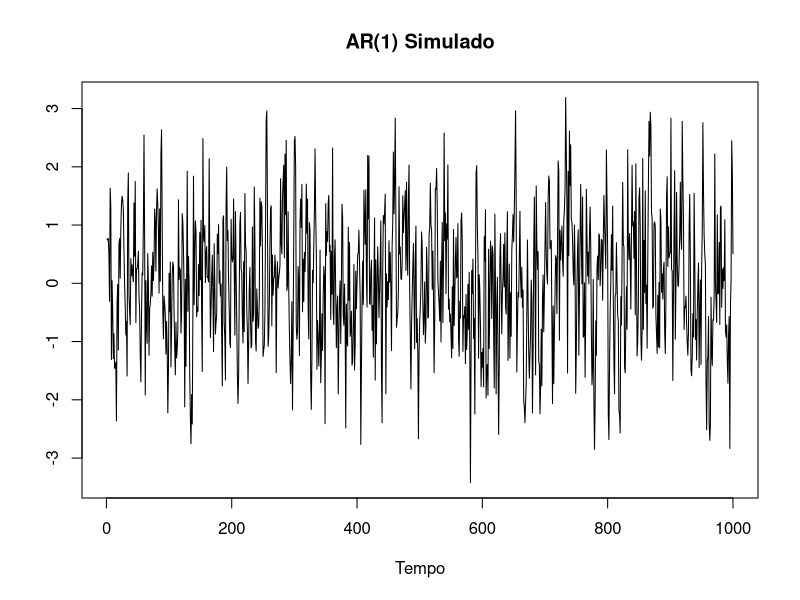
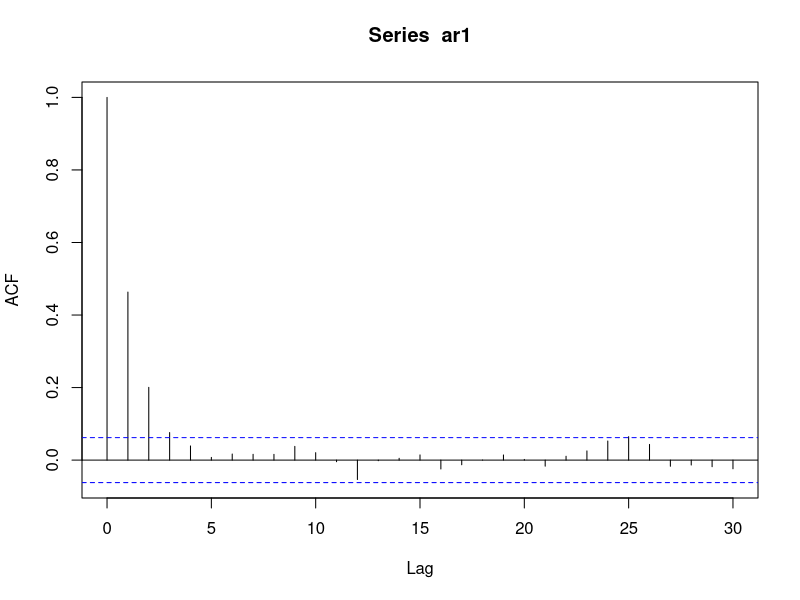
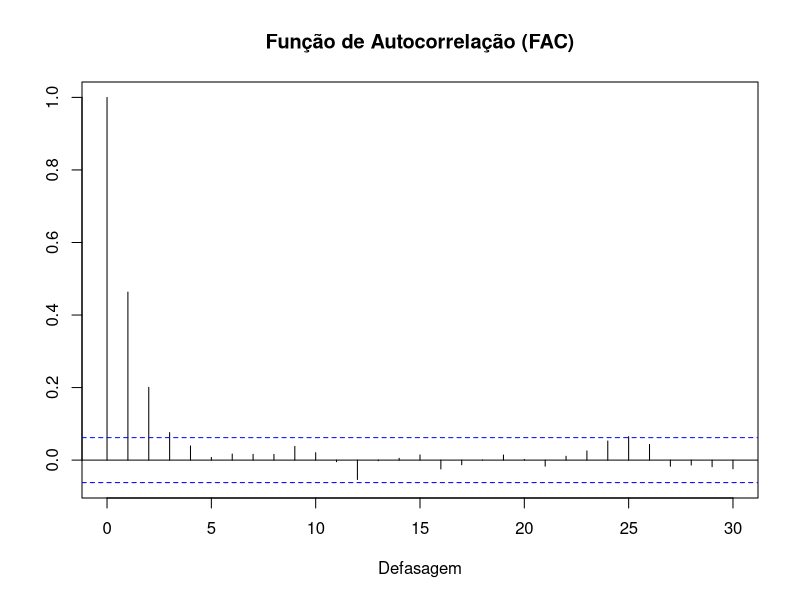
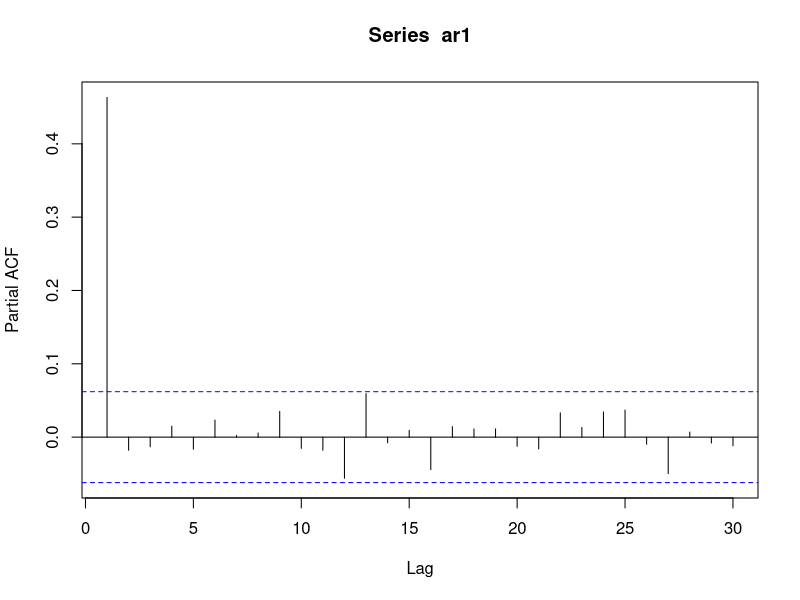
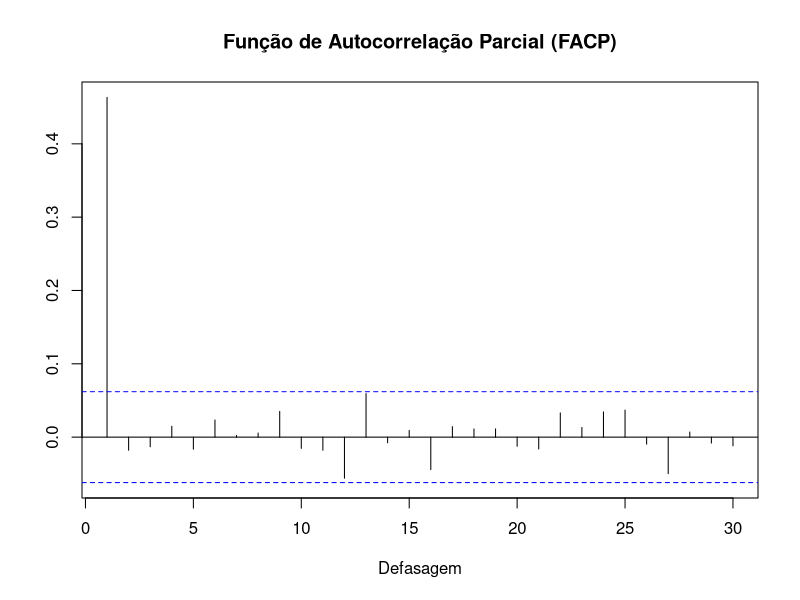

Source code (R) for these figures, in order: (Note: this script raises an error after producing the figures.)
#########################
### Modelo AR (p,0,0) ###
#########################

#################
### AR(1,0,0) ###
#################

set.seed(123) #definindo mesmo ponto inicial

ar1 <- arima.sim(model = list(order = c(1,0,0), ar = c(0.5)), n = 1000, rand.gen = rnorm)

# model: uma lista com as especificações ar, diff e ma do modelo com as seguintes opções:
# order: a ordem do modelo (p,d,q)
# ar: valores para os parâmetros ar do modelo (no exemplo abaixo apeas um valor para o ar1)
# ma: valores para os parâmetros ma do modelo (no exemplo abaixo, não temos nenhum valor porque em order não especificamos ma)
# n: o tamanho da série temporal a ser simulada
# rand.gen: função para gerar os resíduos do modelo.
# rnorm torna os resíduos normalmente distribuídos. Outra alternativa, seria usar a função rt para resíduos distribuídos conforme uma t de Student.  

########################
### Gráfico da Série ###
########################

plot.ts(ar1, main = "AR(1) Simulado", xlab = "Tempo", ylab = "")
# plot.ts(ar1, main = "AR(1) Simulado")

#########################
### Função FAC e FACP ###
#########################

# Função de autocorrelação (FAC)
acf_ar1 <- acf(ar1, na.action = na.pass)
plot(acf_ar1, main = "", ylab = "", xlab = "Defasagem")
title("Função de Autocorrelação (FAC)")

# title("Função de Autocorrelação (FAC)", adj = 0.5, line = 2) 
#   - adj define a posição do titulo
#   - line define a altura do título

# Função de autocorrelação parcial (FACP)
pacf_ar1 <- pacf(ar1, na.action = na.pass)
plot(pacf_ar1, main = "", ylab = "", xlab = "Defasagem")
title("Função de Autocorrelação Parcial (FACP)")

# Análise dos resíduos 
checkresiduals(ar1)

################
### Previsão ###
################

previsao_ar1 <- arima(ar1, order=c(1,0,0))
previsao_ar1$coef

previsao_ar1 <- forecast(object = ar1, level = 95, h = 10)
plot(previsao_ar1)

#################
### AR(2,0,0) ###
#################

ar2 <- arima.sim(model = list(order = c(2,0,0), ar = c(-0.8,-0.6)), n = 1000, rand.gen = rnorm)
plot.ts(ar2, main = "AR(2) Simulado", xlab = "", ylab = "")

acf_ar2 <- acf(ar2)
plot(acf_ar2, main = "", ylab = "", xlab = "Defasagem")
title("Função de Autocorrelação (FAC)")

pacf_ar2 <- pacf(ar2)
plot(pacf_ar2, main = "", ylab = "", xlab = "Defasagem")
title("Função de Autocorrelação Parcial (FACP)")

previsao_ar2 <- arima(ar2, order=c(2,0,0))
previsao_ar2$coef

previsao_ar2 <- forecast(object = ar2, level = 95, h = 10)
plot(previsao_ar2)

#########################
### Modelo MA (0,d,0) ###
#########################

set.seed(123)

#################
### MA(0,1,0) ###
#################

ma1 <- arima.sim(model = list(order = c(0,0,1), ma = c(0.3)), n = 1000, rand.gen = rnorm)
plot.ts(ma1, main = "MA(1) Simulado", xlab = "", ylab = "")

acf_ma1 <- acf(ma1, na.action = na.pass)
plot(acf_ma1, main = "", ylab = "", xlab = "Defasagem")
title("Função de Autocorrelação (FAC)")

pacf_ma1 <- pacf(ma1, na.action = na.pass)
plot(pacf_ma1, main = "", ylab = "", xlab = "Defasagem")
title("Função de Autocorrelação Parcial (FACP)")

checkresiduals(ma1)

previsao_ma1 <- arima(ma1, order=c(0,0,1))
previsao_ma1$coef

previsao_ma1 <- forecast(object = ma1, level = 95, h = 10)
plot(previsao_ma1)

#################
### MA(0,2,0) ###
#################

ma2 <- arima.sim(model = list(order = c(0,0,2), ma = c(0.3,0.5)), n = 1000, rand.gen = rnorm)
plot.ts(ma2, main = "MA(2) Simulado", xlab = "", ylab = "")

acf_ma2 <- acf(ma2, na.action = na.pass)
plot(acf_ma2, main = "", ylab = "", xlab = "Defasagem")
title("Função de Autocorrelação (FAC)")

pacf_ma2 <- pacf(ma2, na.action = na.pass)
plot(pacf_ma2, main = "", ylab = "", xlab = "Defasagem")
title("Função de Autocorrelação Parcial (FACP)")

previsao_ma2 <- arima(ma2, order=c(0,0,2))
previsao_ma2$coef

previsao_ma2 <- forecast(object = ma2, level = 95, h = 10)
plot(previsao_ma2)

###########################
### Modelo ARMA (p,0,q) ###
###########################

set.seed(123)

#################
### ARMA(1,1) ###
#################

arma11 <- arima.sim(model = list(order = c(1,0,1),ar = c(0.4),ma = c(0.3)), n = 1000, rand.gen = rnorm)+2 #+2 faz o papel do intercepto = 2, pois estou somando 2 na parte função dos parâmetroa ar e ma
plot.ts(arma11, type = "l", main = "ARMA(1,1) Simulado", xlab = "Tempo", ylab = "") 

acf_arma11 <- acf(arma11, na.action = na.pass)
plot(acf_arma11, main = "", ylab = "", xlab = "Defasagem")
title("Função de Autocorrelação (FAC)")

pacf_arma11 <- pacf(arma11, na.action = na.pass)
plot(pacf_arma11, main = "", ylab = "", xlab = "Defasagem")
title("Função de Autocorrelação Parcial (FACP)")

################################################
### Escolhendo a melhor combinação usando MV ###
################################################

pars <- expand.grid(ar = 0:2, diff = 0, ma = 0:2) #todas as combinações possíveis de p=0 até p=max e q=0 até q=max
modelo <- list() #armazenando os resultados

# Estimar os parâmetros dos modelos usando Máxima Verossimilhança (ML)
for (i in 1:nrow(pars)) {modelo[[i]] <- arima(x = arma11, order = unlist(pars[i, 1:3]), method = "ML")}

# Obter o logaritmo da verossimilhança (valor máximo da função)
log_verossimilhanca <- list()
for (i in 1:length(modelo)) {log_verossimilhanca[[i]] <- modelo[[i]]$loglik}

# Calcular o AIC
aicarma <- list()
for (i in 1:length(modelo)) {aicarma[[i]] <- stats::AIC(modelo[[i]])}

# Calcular o BIC
bicarma <- list()
for (i in 1:length(modelo)) {bicarma[[i]] <- stats::BIC(modelo[[i]])}

# Quantidade de parâmetros estimados por modelo
quant_paramentros <- list()
for (i in 1:length(modelo)) {quant_paramentros[[i]] <- length(modelo[[i]]$coef)+1} #+1 porque temos a variância do termo de erro

# Montar a tabela com os resultados
especificacao <- paste0("ARMA",pars$ar,pars$diff,pars$ma)
tamanho_amostra <- rep(length(arma11), length(modelo))
resultado <- data.frame(especificacao, ln_verossimilhanca = unlist(log_verossimilhanca),
quant_paramentros = unlist(quant_paramentros),tamanho_amostra, aic = unlist(aicarma), bic = unlist(bicarma))

print(resultado)

# Escolhendo o melhor modelo
which.min(resultado$aic) 
which.min(resultado$bic)

# Gerar a tabela usamos a função stargazer
stargazer(modelo[[5]], type = "text", title = "Resultado Estimação modelo ARMA(1,1)")

##########################
### Verificar Residuos ###
##########################

# Teste de autocorrelação dos resíduos
#  - H0: resíduos são não autocorrelacionados (p > 0.05)
#  - H1: resíduos são autocorrelacionados (p <= 0.05)
acf_arma11_est <- acf(modelo[[5]]$residuals, na.action = na.pass, plot = FALSE, lag.max = 20)
plot(acf_arma11_est, main = "", ylab = "", xlab = "Defasagem") #correlacionado apenas com ele mesmo 
Box.test(modelo[[5]]$residuals,type="Ljung",lag=1)

# LEMBRE-SE: Ter autocorrelação não e um problema (questão de grau), mas ter autocorrelção com os 
# resíduos sim.

# Teste de heterocedasticidade condicional
#  - H0: quadrado dos resíduos são não autocorrelacionados (p > 0.05)
#  - H1: quadrado dos resíduos são autocorrelacionados (p <= 0.05)
acf_residuals = acf(modelo[[5]]$residuals^2, na.action = na.pass, plot = FALSE, lag.max = 20)
plot(acf_residuals, main = "", ylab = "", xlab = "Defasagem")
Box.test(modelo[[5]]$residuals^2,type="Ljung",lag=1)

# Teste de Normalidade dos resíduos. As hipóteses para os dois testes são:
#  - H0: resíduos normalmente distribuídos (p > 0.05)
#  - H1: resíduos não são normalmente distribuídos (p <= 0.05)
# shapiro.test(na.remove(modelo[[5]]$residuals))
jarque.bera.test(na.remove(modelo[[5]]$residuals))

# Se os resíduos são ruído branco, obtem-se as previsões.

# Previsão do valor médio condicional esperado e respectivo desvio
# - object: o modelo escolhido anteriormente
# - level: o intervalo de confiança
# - h: o horizonte de previsão

forecast(object = modelo[[5]], level = 95, h = 10)
plot(forecast(object = modelo[[5]], level = 95, h = 10))
modelo[[5]]$coef

##################
### Observação ###
##################

# No momento que simulamos os dados do modelo optamos pela função rnorm para gerar o termo 
# de erro. Assim, estamos dizendo que a variável aleatória do termo de erro segue uma normal. 
# Caso optássemos por outra distribuição de probabilidade, estariamos assumindo que o termo 
# de erro segue tal distribuição. Se por exemplo fosse uma t-student, o teste para verificar 
# se os resíduos obtidos após o processo de estimação deve ser alterado. 